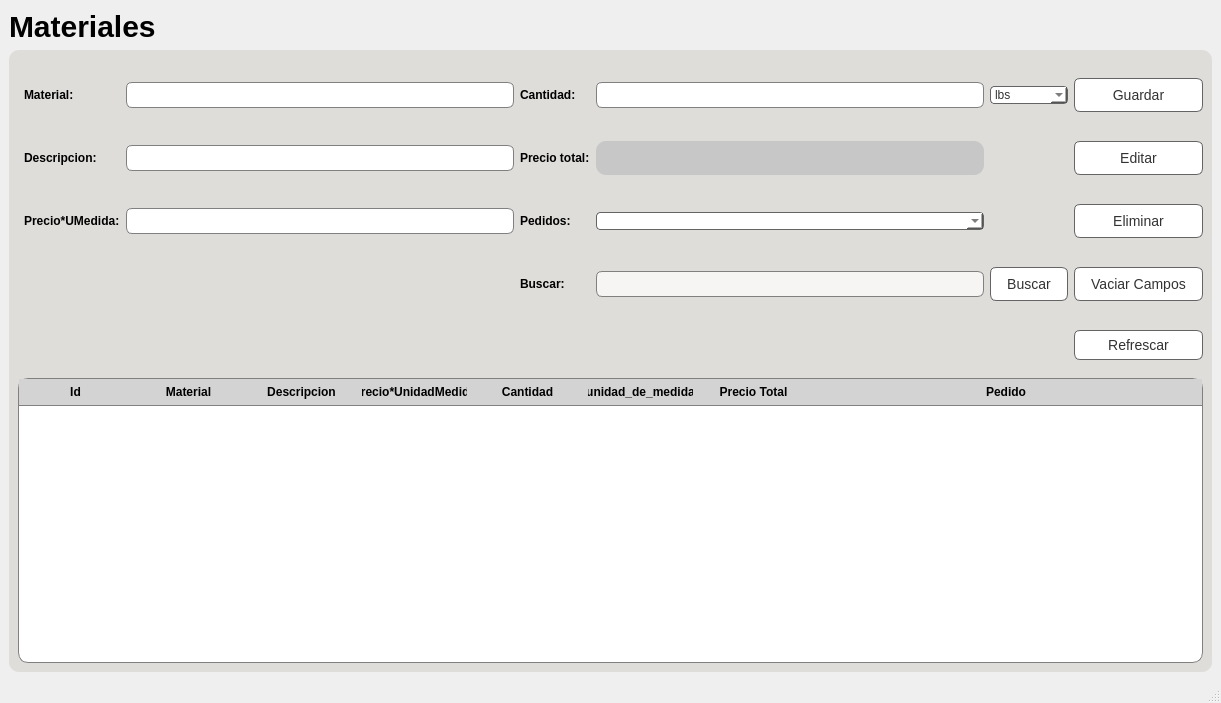
<?xml version="1.0" encoding="UTF-8"?>
<ui version="4.0">
 <class>mw_materiales</class>
 <widget class="QMainWindow" name="mw_materiales">
  <property name="geometry">
   <rect>
    <x>0</x>
    <y>0</y>
    <width>1221</width>
    <height>703</height>
   </rect>
  </property>
  <property name="windowTitle">
   <string>Materiales</string>
  </property>
  <property name="styleSheet">
   <string notr="true"/>
  </property>
  <widget class="QWidget" name="centralwidget">
   <layout class="QGridLayout" name="gridLayout_2">
    <item row="1" column="0">
     <widget class="QFrame" name="frame">
      <property name="styleSheet">
       <string notr="true">QFrame{
	background-color: rgb(222, 221, 218);
	border:none;
}
QPushButton {
	background-color:rgb(255, 255, 255);
	border:1px solid rgb(100,100,100);
	color:rgb(50,50,50);
    padding: 8px 16px;
    border-radius: 6px;
    font-size: 14px;
}

QPushButton:hover {
    background-color: #D6D2D1;
}

QPushButton:pressed {
    background-color: #52c7ff;
}

QLabel{
		font-weight:500;
}

*{
		font-family:&quot;Inter&quot;, sans-serif;
		
}

QFrame{
		background-color: rgb(222, 221, 218);
		border-radius:10%;
}

QLineEdit {
    background-color: white;
    border: 1px solid gray;
    padding: 4px;
    border-radius: 6px;
    font-size: 12px;
}

QLineEdit:focus {
    border-color: #3daee9;
    outline: none;
}

QLineEdit::hover {
    background-color: #f0f0f0;
}

QTextEdit {
    background-color: white;
    border: 1px solid gray;
    padding: 4px;
    border-radius: 6px;
    font-size: 12px;
}

QTextEdit:focus {
    border-color: #3daee9;
    outline: none;
}

QTextEdit::hover {
    background-color: #f0f0f0;
}</string>
      </property>
      <property name="frameShape">
       <enum>QFrame::StyledPanel</enum>
      </property>
      <property name="frameShadow">
       <enum>QFrame::Raised</enum>
      </property>
      <layout class="QGridLayout" name="gridLayout_4">
       <item row="0" column="0">
        <layout class="QHBoxLayout" name="horizontalLayout">
         <item>
          <layout class="QGridLayout" name="gridLayout" rowstretch="0,0,0,0,0" columnstretch="3,0,0,0,0,0">
           <property name="leftMargin">
            <number>6</number>
           </property>
           <property name="topMargin">
            <number>19</number>
           </property>
           <property name="rightMargin">
            <number>0</number>
           </property>
           <property name="bottomMargin">
            <number>12</number>
           </property>
           <property name="horizontalSpacing">
            <number>6</number>
           </property>
           <property name="verticalSpacing">
            <number>29</number>
           </property>
           <item row="3" column="4">
            <widget class="QPushButton" name="btnBuscar">
             <property name="styleSheet">
              <string notr="true">QPushButton {
	background-color:rgb(255, 255, 255);
	border:1px solid rgb(100,100,100);
	color:rgb(50,50,50);
    padding: 8px 16px;
    border-radius: 6px;
    font-size: 14px;
}

QPushButton:hover {
    background-color: #D6D2D1;
}

QPushButton:pressed {
    background-color: #52c7ff;
}</string>
             </property>
             <property name="text">
              <string>Buscar</string>
             </property>
            </widget>
           </item>
           <item row="1" column="0">
            <widget class="QLabel" name="label_2">
             <property name="maximumSize">
              <size>
               <width>85</width>
               <height>16777215</height>
              </size>
             </property>
             <property name="styleSheet">
              <string notr="true">background-color: rgb(222, 221, 218);</string>
             </property>
             <property name="text">
              <string>Descripcion:</string>
             </property>
            </widget>
           </item>
           <item row="3" column="0">
            <widget class="QLabel" name="lblId">
             <property name="styleSheet">
              <string notr="true">color: rgb(222, 221, 218);</string>
             </property>
             <property name="text">
              <string/>
             </property>
            </widget>
           </item>
           <item row="0" column="0">
            <widget class="QLabel" name="label">
             <property name="maximumSize">
              <size>
               <width>70</width>
               <height>16777215</height>
              </size>
             </property>
             <property name="styleSheet">
              <string notr="true">QLabel{
		font-weight:500;
}
</string>
             </property>
             <property name="text">
              <string>Material:</string>
             </property>
            </widget>
           </item>
           <item row="2" column="0">
            <widget class="QLabel" name="label_3">
             <property name="maximumSize">
              <size>
               <width>150</width>
               <height>16777215</height>
              </size>
             </property>
             <property name="styleSheet">
              <string notr="true">background-color: rgb(222, 221, 218);</string>
             </property>
             <property name="text">
              <string>Precio*UMedida:</string>
             </property>
            </widget>
           </item>
           <item row="2" column="5">
            <widget class="QPushButton" name="btnEliminar">
             <property name="styleSheet">
              <string notr="true">QPushButton {
	background-color:rgb(255, 255, 255);
	border:1px solid rgb(100,100,100);
	color:rgb(50,50,50);
    padding: 8px 16px;
    border-radius: 6px;
    font-size: 14px;
}

QPushButton:hover {
    background-color: #D6D2D1;
}

QPushButton:pressed {
    background-color: #52c7ff;
}</string>
             </property>
             <property name="text">
              <string>Eliminar</string>
             </property>
            </widget>
           </item>
           <item row="2" column="2">
            <widget class="QLabel" name="lblProveedores">
             <property name="maximumSize">
              <size>
               <width>65</width>
               <height>16777215</height>
              </size>
             </property>
             <property name="styleSheet">
              <string notr="true">background-color: rgb(222, 221, 218);</string>
             </property>
             <property name="text">
              <string>Pedidos:</string>
             </property>
            </widget>
           </item>
           <item row="3" column="3">
            <widget class="QLineEdit" name="txtBuscar">
             <property name="styleSheet">
              <string notr="true">background-color: rgb(246, 245, 244);</string>
             </property>
            </widget>
           </item>
           <item row="0" column="4">
            <widget class="QComboBox" name="cbUnidadesMedida">
             <property name="cursor">
              <cursorShape>PointingHandCursor</cursorShape>
             </property>
             <property name="layoutDirection">
              <enum>Qt::LeftToRight</enum>
             </property>
             <property name="styleSheet">
              <string notr="true">QComboBox{
		background-color:rgb(255, 255, 255);
		border:1px solid rgb(100,100,100);
		color:rgb(50,50,50);
		border-radius:4px;
}

</string>
             </property>
             <property name="editable">
              <bool>false</bool>
             </property>
             <property name="currentIndex">
              <number>0</number>
             </property>
             <property name="maxVisibleItems">
              <number>10</number>
             </property>
             <property name="maxCount">
              <number>2147483647</number>
             </property>
             <property name="sizeAdjustPolicy">
              <enum>QComboBox::AdjustToContentsOnFirstShow</enum>
             </property>
             <item>
              <property name="text">
               <string>lbs</string>
              </property>
             </item>
             <item>
              <property name="text">
               <string>ltrs</string>
              </property>
             </item>
             <item>
              <property name="text">
               <string>mts</string>
              </property>
             </item>
             <item>
              <property name="text">
               <string>pulg</string>
              </property>
             </item>
             <item>
              <property name="text">
               <string>galon</string>
              </property>
             </item>
             <item>
              <property name="text">
               <string>unidad</string>
              </property>
             </item>
             <item>
              <property name="text">
               <string>simpl</string>
              </property>
             </item>
            </widget>
           </item>
           <item row="1" column="3">
            <widget class="QLabel" name="txtPrecioTotal">
             <property name="styleSheet">
              <string notr="true">QLabel{
		font-weight:500;
		background-color:#c7c7c7;
}
</string>
             </property>
             <property name="text">
              <string/>
             </property>
            </widget>
           </item>
           <item row="0" column="5">
            <widget class="QPushButton" name="btnGuardar">
             <property name="styleSheet">
              <string notr="true">QPushButton {
	background-color:rgb(255, 255, 255);
	border:1px solid rgb(100,100,100);
	color:rgb(50,50,50);
    padding: 8px 16px;
    border-radius: 6px;
    font-size: 14px;
}

QPushButton:hover {
    background-color: #D6D2D1;
}

QPushButton:pressed {
    background-color: #52c7ff;
}</string>
             </property>
             <property name="text">
              <string>Guardar</string>
             </property>
            </widget>
           </item>
           <item row="1" column="2">
            <widget class="QLabel" name="label_5">
             <property name="styleSheet">
              <string notr="true">background-color: rgb(222, 221, 218);</string>
             </property>
             <property name="text">
              <string>Precio total:</string>
             </property>
            </widget>
           </item>
           <item row="3" column="5">
            <widget class="QPushButton" name="btnVaciarCampos">
             <property name="styleSheet">
              <string notr="true">QPushButton {
	background-color:rgb(255, 255, 255);
	border:1px solid rgb(100,100,100);
	color:rgb(50,50,50);
    padding: 8px 16px;
    border-radius: 6px;
    font-size: 14px;
}

QPushButton:hover {
    background-color: #D6D2D1;
}

QPushButton:pressed {
    background-color: #52c7ff;
}</string>
             </property>
             <property name="text">
              <string>Vaciar Campos</string>
             </property>
            </widget>
           </item>
           <item row="1" column="5">
            <widget class="QPushButton" name="btnEditar">
             <property name="styleSheet">
              <string notr="true">QPushButton {
	background-color:rgb(255, 255, 255);
	border:1px solid rgb(100,100,100);
	color:rgb(50,50,50);
    padding: 8px 16px;
    border-radius: 6px;
    font-size: 14px;
}

QPushButton:hover {
    background-color: #D6D2D1;
}

QPushButton:pressed {
    background-color: #52c7ff;
}</string>
             </property>
             <property name="text">
              <string>Editar</string>
             </property>
            </widget>
           </item>
           <item row="0" column="2">
            <widget class="QLabel" name="label_4">
             <property name="maximumSize">
              <size>
               <width>70</width>
               <height>16777215</height>
              </size>
             </property>
             <property name="styleSheet">
              <string notr="true">background-color: rgb(222, 221, 218);</string>
             </property>
             <property name="text">
              <string>Cantidad:</string>
             </property>
            </widget>
           </item>
           <item row="0" column="3">
            <widget class="QLineEdit" name="txtCantidad">
             <property name="styleSheet">
              <string notr="true">background-color: rgb(255, 255, 255);</string>
             </property>
            </widget>
           </item>
           <item row="1" column="1">
            <widget class="QLineEdit" name="txtDescripcion">
             <property name="styleSheet">
              <string notr="true">background-color: rgb(255, 255, 255);</string>
             </property>
            </widget>
           </item>
           <item row="2" column="3">
            <widget class="QComboBox" name="cbPedidos">
             <property name="minimumSize">
              <size>
               <width>350</width>
               <height>0</height>
              </size>
             </property>
             <property name="maximumSize">
              <size>
               <width>450</width>
               <height>16777215</height>
              </size>
             </property>
             <property name="styleSheet">
              <string notr="true">QComboBox{
		background-color:rgb(255, 255, 255);
		border:1px solid rgb(100,100,100);
		color:rgb(50,50,50);
		border-radius:4px;
		
}

</string>
             </property>
             <property name="currentIndex">
              <number>-1</number>
             </property>
             <property name="maxVisibleItems">
              <number>25</number>
             </property>
            </widget>
           </item>
           <item row="0" column="1">
            <widget class="QLineEdit" name="txtNombreMaterial">
             <property name="styleSheet">
              <string notr="true">background-color: rgb(255, 255, 255);</string>
             </property>
            </widget>
           </item>
           <item row="2" column="1">
            <widget class="QLineEdit" name="txtPrecioUnidadMedida">
             <property name="styleSheet">
              <string notr="true">background-color: rgb(255, 255, 255);</string>
             </property>
            </widget>
           </item>
           <item row="4" column="5">
            <widget class="QPushButton" name="btnRefrescar">
             <property name="maximumSize">
              <size>
               <width>16777215</width>
               <height>30</height>
              </size>
             </property>
             <property name="styleSheet">
              <string notr="true">QPushButton {
	background-color:rgb(255, 255, 255);
	border:1px solid rgb(100,100,100);
	color:rgb(50,50,50);
    padding: 8px 16px;
    border-radius: 6px;
    font-size: 14px;
}

QPushButton:hover {
    background-color: #D6D2D1;
}

QPushButton:pressed {
    background-color: #52c7ff;
}</string>
             </property>
             <property name="text">
              <string>Refrescar</string>
             </property>
            </widget>
           </item>
           <item row="3" column="2">
            <widget class="QLabel" name="lblBuscar">
             <property name="maximumSize">
              <size>
               <width>55</width>
               <height>16777215</height>
              </size>
             </property>
             <property name="styleSheet">
              <string notr="true">background-color: rgb(222, 221, 218);</string>
             </property>
             <property name="text">
              <string>Buscar:</string>
             </property>
            </widget>
           </item>
          </layout>
         </item>
        </layout>
       </item>
       <item row="1" column="0">
        <layout class="QGridLayout" name="gridLayout_5">
         <item row="0" column="0">
          <widget class="QTableWidget" name="tw_materiales">
           <property name="contextMenuPolicy">
            <enum>Qt::DefaultContextMenu</enum>
           </property>
           <property name="styleSheet">
            <string notr="true">QTableView QHeaderView::section {
    font-size: 12px;
    font-weight: bold;
    background-color: lightgray;
    padding: 4px;
    border: none;
    border-bottom: 1px solid gray;
}

QTableView {
    background-color: white;
    border: 1px solid gray;
}

QTableView QScrollBar:vertical {
    width: 14px;
    background-color: lightgray;
}

QTableView QScrollBar::handle:vertical {
    background-color: gray;
    border-radius: 7px;
}

QTableView QScrollBar::add-line:vertical,
QTableView QScrollBar::sub-line:vertical {
    background-color: transparent;
}

QTableView QScrollBar::add-page:vertical,
QTableView QScrollBar::sub-page:vertical {
    background-color: transparent;
}

QTableView QScrollBar:horizontal {
    height: 14px;
    background-color: lightgray;
}

QTableView QScrollBar::handle:horizontal {
    background-color: gray;
    border-radius: 7px;
}

QTableView QScrollBar::add-line:horizontal,
QTableView QScrollBar::sub-line:horizontal {
    background-color: transparent;
}

QTableView QScrollBar::add-page:horizontal,
QTableView QScrollBar::sub-page:horizontal {
    background-color: transparent;
}
</string>
           </property>
           <property name="sizeAdjustPolicy">
            <enum>QAbstractScrollArea::AdjustIgnored</enum>
           </property>
           <property name="selectionMode">
            <enum>QAbstractItemView::ExtendedSelection</enum>
           </property>
           <attribute name="horizontalHeaderVisible">
            <bool>true</bool>
           </attribute>
           <attribute name="horizontalHeaderCascadingSectionResizes">
            <bool>false</bool>
           </attribute>
           <attribute name="horizontalHeaderDefaultSectionSize">
            <number>113</number>
           </attribute>
           <attribute name="horizontalHeaderShowSortIndicator" stdset="0">
            <bool>true</bool>
           </attribute>
           <attribute name="horizontalHeaderStretchLastSection">
            <bool>true</bool>
           </attribute>
           <attribute name="verticalHeaderCascadingSectionResizes">
            <bool>false</bool>
           </attribute>
           <attribute name="verticalHeaderMinimumSectionSize">
            <number>21</number>
           </attribute>
           <attribute name="verticalHeaderDefaultSectionSize">
            <number>60</number>
           </attribute>
           <attribute name="verticalHeaderHighlightSections">
            <bool>true</bool>
           </attribute>
           <attribute name="verticalHeaderShowSortIndicator" stdset="0">
            <bool>false</bool>
           </attribute>
           <attribute name="verticalHeaderStretchLastSection">
            <bool>false</bool>
           </attribute>
           <column>
            <property name="text">
             <string>Id</string>
            </property>
            <property name="textAlignment">
             <set>AlignCenter</set>
            </property>
           </column>
           <column>
            <property name="text">
             <string>Material</string>
            </property>
            <property name="textAlignment">
             <set>AlignCenter</set>
            </property>
           </column>
           <column>
            <property name="text">
             <string>Descripcion</string>
            </property>
            <property name="textAlignment">
             <set>AlignCenter</set>
            </property>
           </column>
           <column>
            <property name="text">
             <string>Precio*UnidadMedida</string>
            </property>
            <property name="textAlignment">
             <set>AlignCenter</set>
            </property>
           </column>
           <column>
            <property name="text">
             <string>Cantidad</string>
            </property>
            <property name="textAlignment">
             <set>AlignCenter</set>
            </property>
           </column>
           <column>
            <property name="text">
             <string>unidad_de_medida</string>
            </property>
           </column>
           <column>
            <property name="text">
             <string>Precio Total</string>
            </property>
            <property name="textAlignment">
             <set>AlignCenter</set>
            </property>
           </column>
           <column>
            <property name="text">
             <string>Pedido</string>
            </property>
           </column>
          </widget>
         </item>
        </layout>
       </item>
      </layout>
     </widget>
    </item>
    <item row="0" column="0">
     <widget class="QLabel" name="label_6">
      <property name="styleSheet">
       <string notr="true">font-family:&quot;Inter&quot;, sans-serif;
font-size:30px;
font-weight:500;</string>
      </property>
      <property name="text">
       <string>Materiales</string>
      </property>
     </widget>
    </item>
   </layout>
  </widget>
  <widget class="QStatusBar" name="statusbar"/>
 </widget>
 <resources/>
 <connections/>
</ui>
